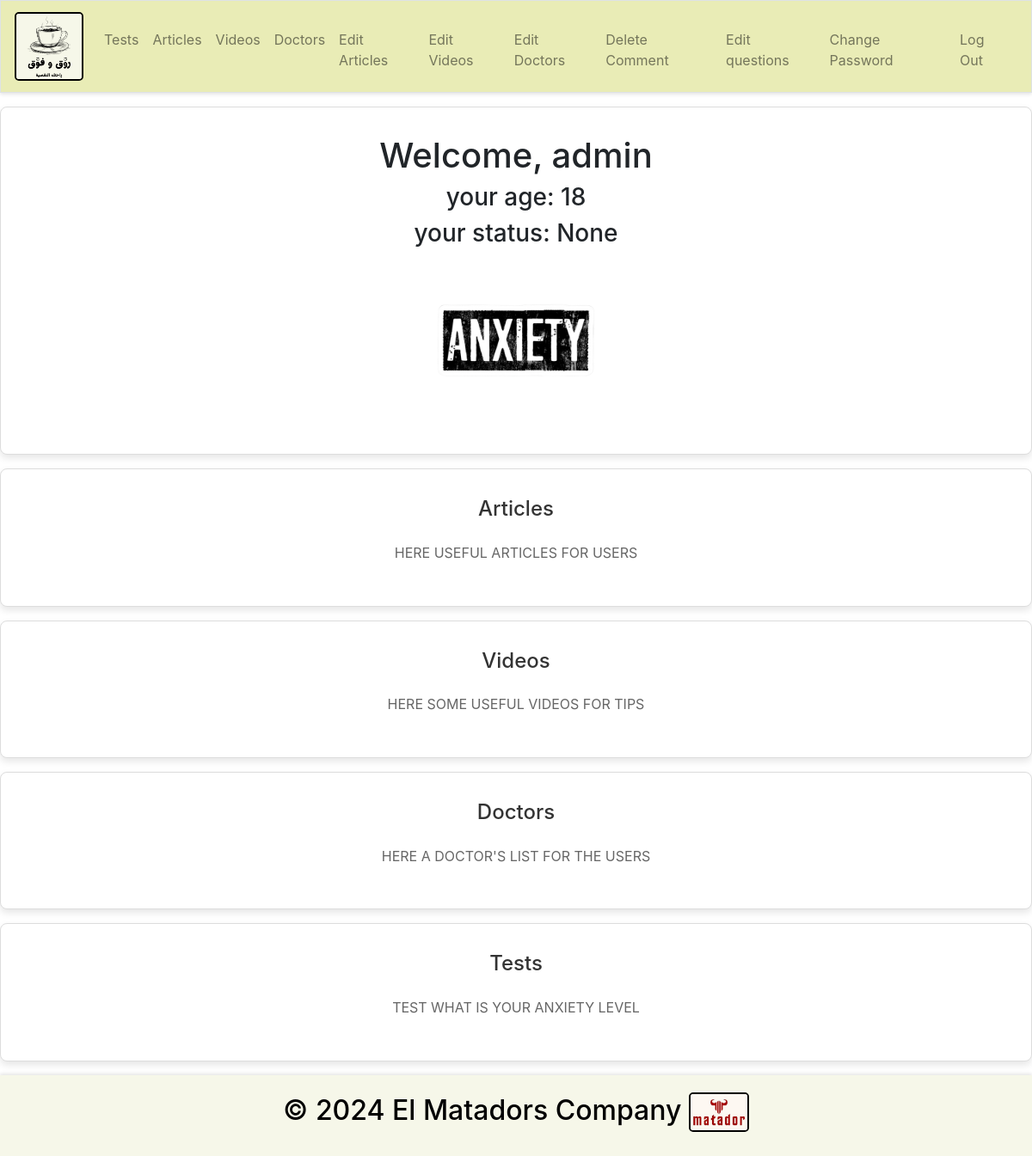
The page / (signed in) on the database its author committed.
### tables this page shows
CREATE TABLE users (id INTEGER, username TEXT NOT NULL, hash TEXT NOT NULL, status TEXT, age INTEGER NOT NULL, PRIMARY KEY(id));

### app.py (the view)
@app.route("/")
@login_required
def index():
    user_id = session["user_id"]
    user = db.execute("SELECT * FROM users WHERE id = ?", user_id)
    return render_template("index.html", user=user)

### app.py (called while the page is built)
@app.after_request
def after_request(response):
    response.headers["Cache-Control"] = "no-cache, no-store, must-revalidate"
    response.headers["Expires"] = 0
    response.headers["Pragma"] = "no-cache"
    return response

### helpers.py (called while the page is built)
def login_required(f):
    @wraps(f)
    def decorated_function(*args, **kwargs):
        if session.get("user_id") is None:
            return redirect("/login")
        return f(*args, **kwargs)
    return decorated_function

### templates/index.html (shortened to what this page needs)
{% extends "layout.html" %}
{% block main %}
<section>
    <h1>Welcome, {{ user[0]["username"] }}</h1>
    <h3>your age: {{ user[0]["age"] }}</h3>
    <h3>your status: {{ user[0]["status"] }}</h3>
    <img src="/static/anxiety.png" width="200" alt="anxiety">
</section>
<a href="/articles">
<section id="section1">
    <h2>Articles</h2>
    <p>HERE USEFUL ARTICLES FOR USERS</p>
</section>
</a>
<a href="/videos">
<section id="section2">
    <h2>Videos</h2>
    <p>HERE SOME USEFUL VIDEOS FOR TIPS</p>
</section>
</a>
<a href="/doctors">
<section id="section3">
    <h2>Doctors</h2>
    <P>HERE A DOCTOR'S LIST FOR THE USERS</P>
</section>
</a>
<a href="/tests">
    <section id="section4">
        <h2>Tests</h2>
        <p>TEST WHAT IS YOUR ANXIETY LEVEL</p>
    </section>
</a>
{% endblock %}

### static/styles.css (style rules this page uses)
body { height: 100vh; }
main img { max-width: 100%; }
section { margin: 1em 0; padding: 2em; background-color: #ffffff; border: 1px solid #ddd; border-radius: 8px; box-shadow: 0 4px 8px rgba(0, 0, 0, 0.1); }
section h2 { font-size: 1.5em; margin-bottom: 1em; color: #333; }
section p { line-height: 1.6; color: #666; }

### rows shown on the page
users: username "admin", age "18", status "None"
